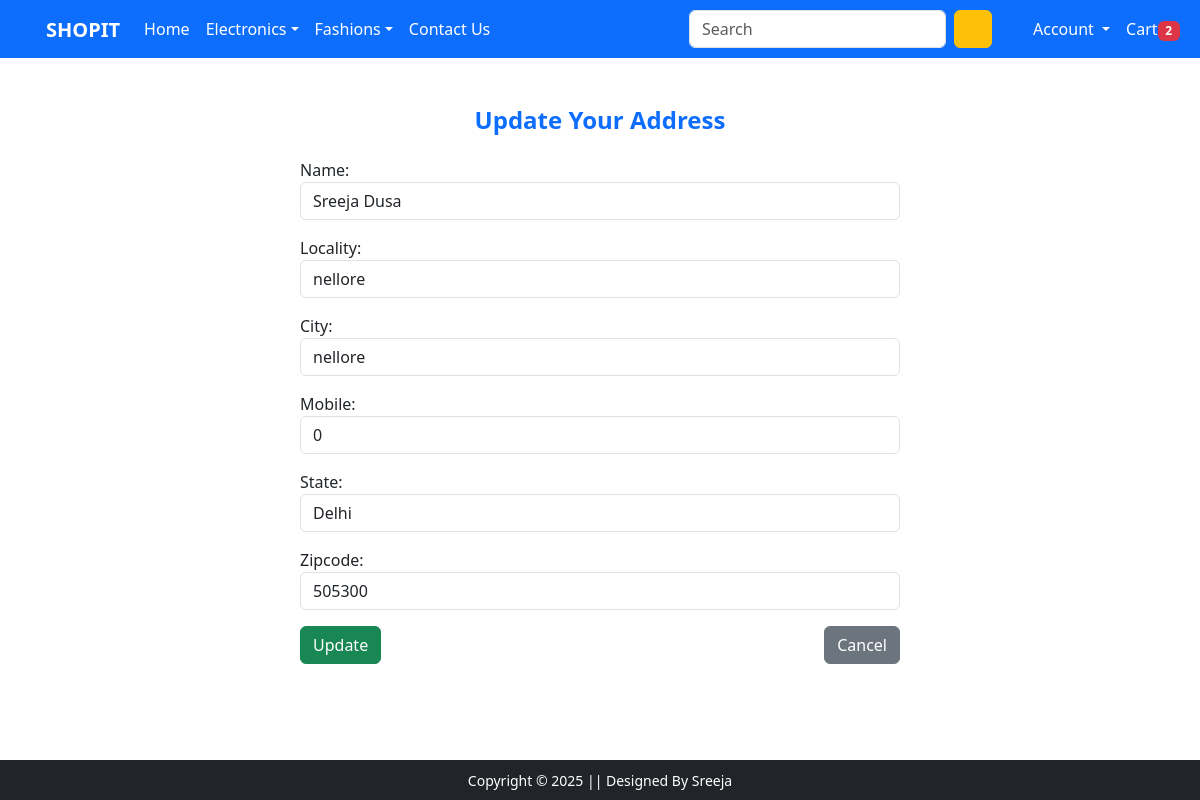
The app's page /updateAddress/4 (signed in) with its own data.
### ecommerceapp/models.py (models this page shows, shortened)
class Customer(models.Model):
    user = models.ForeignKey(User,on_delete=models.CASCADE)
    name = models.CharField(max_length=100)
    locality = models.CharField(max_length=100)
    city = models.CharField(max_length=50)
    mobile = models.IntegerField(default=0)
    zipcode = models.IntegerField()
    state = models.CharField(choices=STATE_CHOICES,max_length=100)

### ecommerceapp/views.py (the view, shortened to what this page needs)
# urls.py: path("updateAddress/<int:pk>", views.UpdateAddress.as_view(), name="updateAddress"),
@method_decorator(login_required,name='dispatch')
class UpdateAddress(View):
    def get(self, request,pk):
        add = Customer.objects.get(pk=pk)
        form = CustomerProfileForm(instance=add)
        totalitem = 0
        if request.user.is_authenticated:
           totalitem = len(Cart.objects.filter(user=request.user))
        return render(request, 'updateAddress.html',locals())

### ecommerceapp/forms.py
class CustomerProfileForm(forms.ModelForm):
    class Meta:
        model = Customer
        fields = ['name','locality','city','mobile','state','zipcode']
        widgets={
            'name':forms.TextInput(attrs={'class':'form-control'}),
            'locality':forms.TextInput(attrs={'class':'form-control'}),
            'city':forms.TextInput(attrs={'class':'form-control'}),
            'mobile':forms.NumberInput(attrs={'class':'form-control'}),
            'state':forms.Select(attrs={'class':'form-control'}),
            'zipcode':forms.NumberInput(attrs={'class':'form-control'}),
        }

### ecommerceapp/templates/updateAddress.html (shortened to what this page needs)
{% extends "base.html" %}
{% block content %}
<div class="container my-5">
  <h4 class="text-primary fw-bold text-center mb-4">Update Your Address</h4>
  <form method="post" novalidate class="mx-auto" style="max-width: 600px;">
    {% for fm in form %}
      <div class="mb-3">
        {{ fm.label_tag }}
        {{ fm }}
      </div>
    {% endfor %}
    <div class="d-flex justify-content-between">
      <button type="submit" class="btn btn-success">Update</button>
      <a href="{% url 'address' %}" class="btn btn-secondary">Cancel</a>
    </div>
  </form>
</div>
{% endblock %}

### records on screen
Customer: form "Sreeja Dusa" "nellore" "nellore" "0" "Delhi" "505300"

### other values on screen
{{ totalitem }} "2"
{{ fm.label_tag }} "Name:" "Locality:" "City:" "Mobile:" "State:" "Zipcode:"
